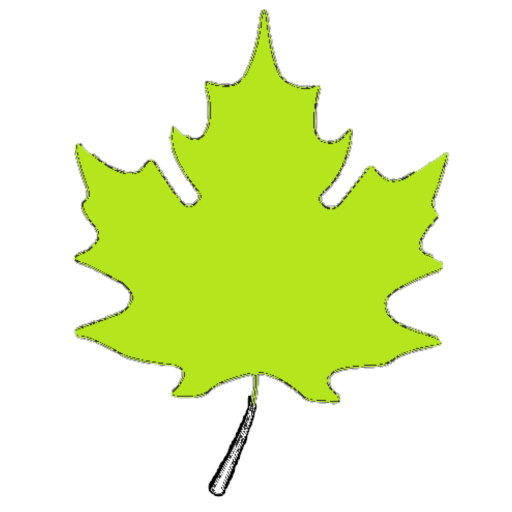
#> input picture pictures/Ahorn.png, 512 x 512 px; its folder holds 4 pictures in this run
$ python pictures.py
#> lines starting #> are read from the running program, lines starting #| are printed output that depends on the picture
#!/usr/bin/env python3

""" class Pictures: get fullname, path, number of pictures in folder 'pictures'

    resize pictures to desired size
"""

import os, os.path
import glob
# from tkinter import *
import tkinter as tk
from PIL import Image, ImageTk #, ImageFilter

class Pictures:

    def __init__(self, picdir) -> None:
        self.PATH      = os.path.dirname(os.path.realpath(__file__))
        self.imagepath = os.path.join (self.PATH, picdir, "*.png")
        self.imagelist = sorted (glob.glob (self.imagepath))
        self.image_x = 100
        self.image_y = 100
        self.resized = []


    def count (self) -> int:
        self.imagelist = sorted (glob.glob (self.imagepath))
        return len (self.imagelist)

    def list (self) -> list:
        self.imagelist = sorted (glob.glob (self.imagepath))
        return self.imagelist

    def resize (self, x_size, y_size):
        """ set image size to correct dimensions

        https://www.tutorialspoint.com/how-to-resize-an-image-using-tkinter
        resize only if x_size != image_x and/or y_size != image_y
        """
        if x_size == self.image_x and y_size == self.image_y:
            return

        if x_size > 0 and y_size > 0:
            self.image_x = x_size
            self.image_y = y_size
            self.resized.clear ()
            for item in self.list ():
                img = (Image.open (item))
                resize_img = img.resize ((x_size,y_size))
                self.resized.append (ImageTk.PhotoImage (resize_img))


if __name__ == '__main__':
    root = tk.Tk ()
    pics = Pictures ("pictures")
    # searchpath = os.path.join (pics.imagepath, "*.png")
    print (f"pictures: {pics.count()}")
    for img in pics.imagelist:
        print (img)

    print (f"Number of resized pics: {len(pics.resized)}")
    pics.resize (25,25)
#> in resize, img is the input picture: PIL image 512x512 RGBA; mean R, G, B, A 55.9, 70.3, 11.1, 79.2
#> in resize, `resize_img = img.resize ((x_size,y_size))`:
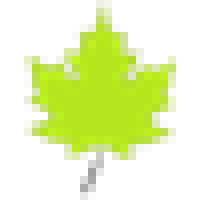
#> resize_img: PIL image 25x25 RGBA (shown 8 times larger); mean R, G, B, A 70.5, 87.8, 15.8, 79.4; transparent parts drawn white
#> pass 2 of the loop in resize, `for item in self.list ():`:
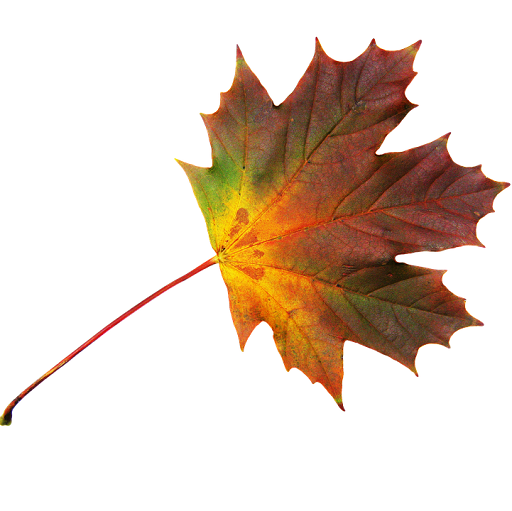
#> input picture pictures/Ahorn_bunt.png, 512 x 511 px
#> in resize, img is the input picture: PIL image 512x511 RGBA; mean R, G, B, A 225.8, 209.8, 197.3, 255
#> in resize, `resize_img = img.resize ((x_size,y_size))`:
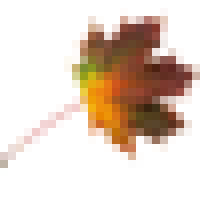
#> resize_img: PIL image 25x25 RGBA (shown 8 times larger); mean R, G, B, A 225.6, 209.3, 196.7, 255
#> pass 3 of the loop in resize, `for item in self.list ():`:
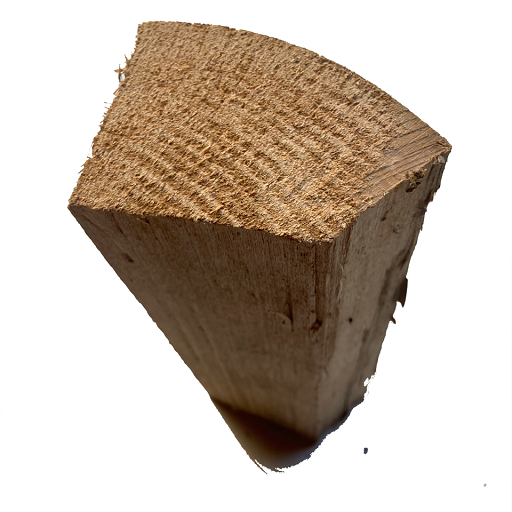
#> input picture pictures/Holzscheit.png, 512 x 512 px
#> in resize, img is the input picture: PIL image 512x512 RGBA; mean R, G, B, A 201, 188.3, 176.1, 255
#> in resize, `resize_img = img.resize ((x_size,y_size))`:
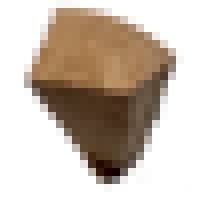
#> resize_img: PIL image 25x25 RGBA (shown 8 times larger); mean R, G, B, A 200.7, 187.9, 175.6, 255
#> the loop made 4 passes; the first 3 are shown
    print (f"Number of resized pics: {len(pics.resized)}")
